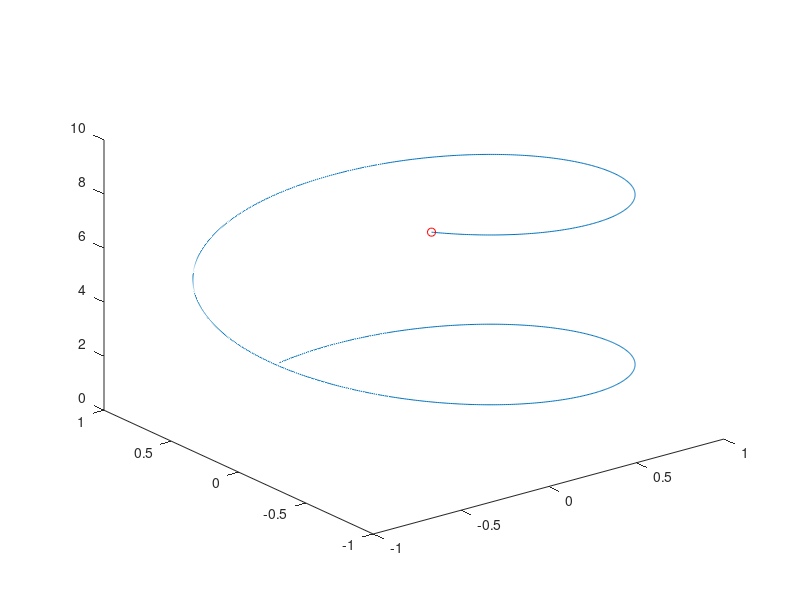

Write MATLAB code to recreate this figure.
%%%%%%%%%%%%%%%%%%%%%%%%%%%%%%%%%%%%%%%%%%%%%%%%%%%%%%%%%%%%%%%%%%%%%%%%%%%
% Script: pointMove.m
% Author: syf
% Date  : 2020-4-1
% Introduction : we can see the point move in the 3d line
%%%%%%%%%%%%%%%%%%%%%%%%%%%%%%%%%%%%%%%%%%%%%%%%%%%%%%%%%%%%%%%%%%%%%%%%%%%

%% Step 1: drow a 3d line
t=0:0.01:10;    
x=sin(t);
y=cos(t);
z=t;
plot3(x,y,z);
hold on

%% Step 2: set the initial point
h = plot3(sin(0),cos(0),0,'or');

%% Step 3: start to move the point on the line
for t = 0:0.01:10
    x=sin(t);
    y=cos(t);
    z=t;
    set(h,'Xdata',x,'Ydata',y,'Zdata',z);
    pause(0.01);   % ????
end

%% Reference :
% [1] https://zhidao.baidu.com/question/1862144424821976987.html